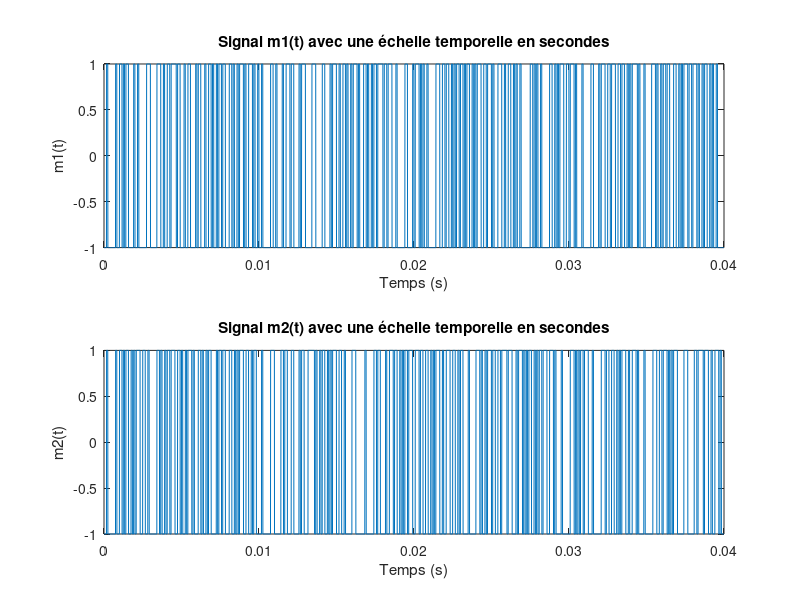
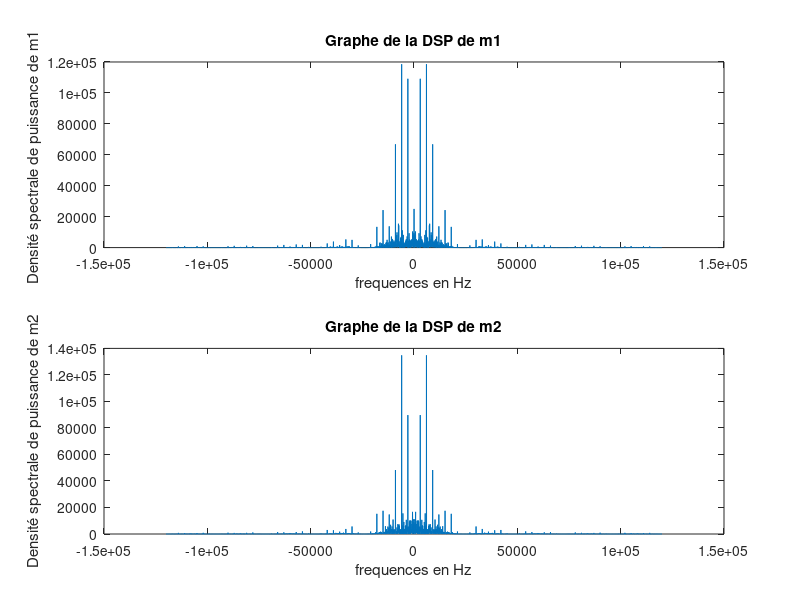
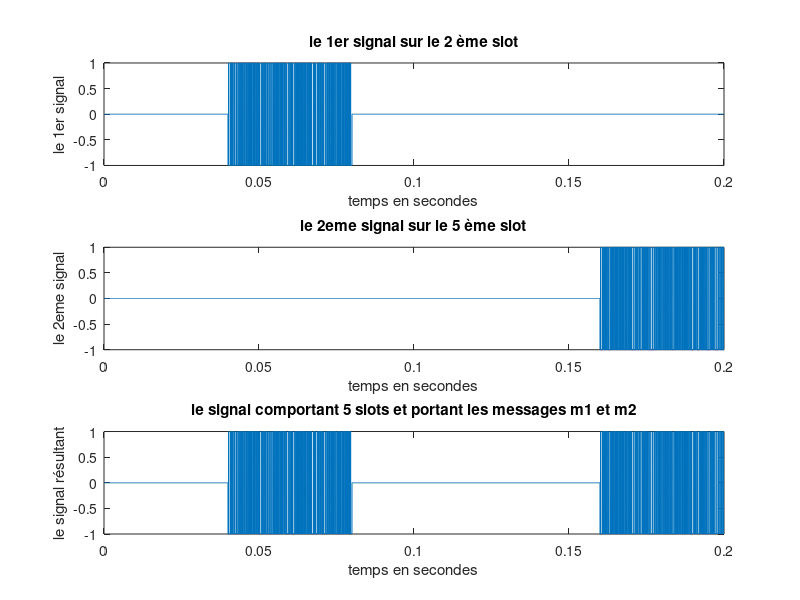
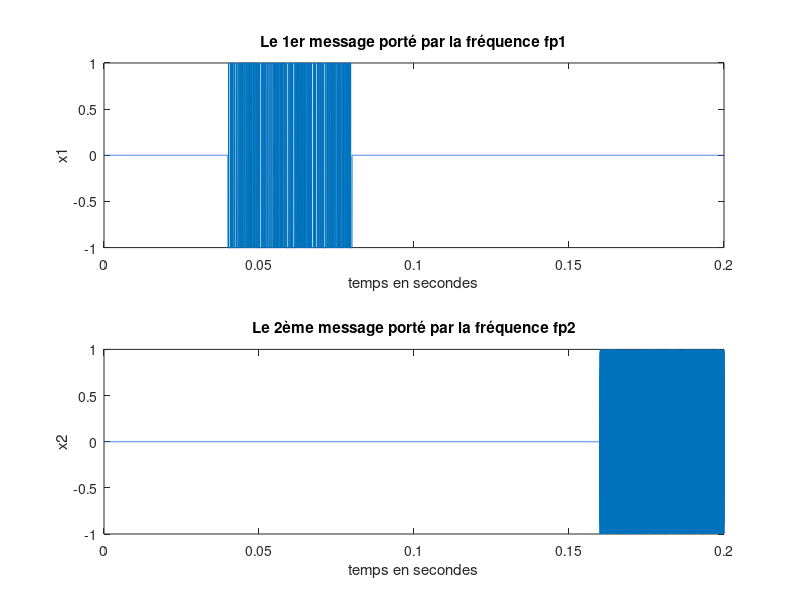

Write the MATLAB code that produced these figures, in order. (Note: this script raises an error after producing the figures.)
close all;
clear;

%%___________________________________________________________________
% Implantation_________________________________________________________________________
%%
% 3.2.1 Modulation bande base
    % Signaux m1 et m2
  load donnees1.mat
  load donnees2.mat
  m1 = 2*bits_utilisateur1 - 1;
  m2 = 2*bits_utilisateur2 - 1;
  Ns = 10;       % Ns = (40*10^(-3) *120*10^3)/480
  m1 = repmat(m1, Ns, 1);
  m2 = repmat(m2, Ns, 1);
  Te = 1 / (120*(10^3));       % Fe = 120*(10^3)
  t = 0 : Te : Te*Ns*480 - Te;     % 9 = 10 - 1
  m1 = m1(:)';
  m2 = m2(:)';
  figure;
  subplot(2,1,1);
  plot(t,m1);
  xlabel("Temps (s)");
  ylabel("m1(t)");
  title("Signal m1(t) avec une échelle temporelle en secondes");
  subplot(2,1,2);
  plot(t,m2);
  xlabel("Temps (s)");
  ylabel("m2(t)");
  title("Signal m2(t) avec une échelle temporelle en secondes");
     % Densité spectrale
  Fe = 1/ Te;  
  t1 = 0:Te:(length(fft(m1))-1)*Te;
  DSP1=(1/Ns)*abs(fft(m1)).^2;
  DSP2=(1/Ns)*abs(fft(m2)).^2;
  freq1 = -Fe : 2*Fe/(length(fft(m1))-1) :  Fe;
  freq2 = -Fe : 2*Fe/(length(fft(m2))-1) :  Fe;
  figure;
  subplot(2,1,1);
  plot(freq1, fftshift(DSP1));
  xlabel("frequences en Hz");
  ylabel("Densité spectrale de puissance de m1 ");
  title("Graphe de la DSP de m1");
  subplot(2,1,2);
  plot(freq2, fftshift(DSP2));
  xlabel('frequences en Hz');
  ylabel('Densité spectrale de puissance de m2');
  title('Graphe de la DSP de m2')
% 3.2.2 Construction du signal MF-TDMA
  % 3.2.2.1)a
    % générer un signal nul sur 40 ms
  s_vide = zeros(1,length(m1));  
    % le signal comportant 5 slots de durée T = 40 ms contenant m1(t)
  s1 = [s_vide ,m1, s_vide ,s_vide ,s_vide];
  T1 = 0 : Te : (length(s1)-1)*Te;
  figure;
  subplot(3,1,1);
  plot(T1,s1);
  xlabel("temps en secondes");
  ylabel("le 1er signal");
  title("le 1er signal sur le 2 ème slot");
    % le signal comportant 5 slots de durée T = 40 ms contenant m2(t)
  s2 = [s_vide,s_vide,s_vide,s_vide,m2];
  T2 = 0 : Te : (length(s2)-1)*Te;
  subplot(3,1,2);
  plot(T2,s2);
  xlabel("temps en secondes");
  ylabel("le 2eme signal");
  title("le 2eme signal sur le 5 ème slot");
    % le signal comportant 5 slots de durée T = 40 ms contenant m1(t) et
    % m2(t)
  s3 = [s_vide,m1,s_vide,s_vide,m2];
  T2 = 0 : Te : (length(s3)-1)*Te;
  subplot(3,1,3);
  plot(T2,s3);
  xlabel("temps en secondes");
  ylabel("le signal résultant");
  title("le signal comportant 5 slots et portant les messages m1 et m2");
%  3.2.2.1)b
    % plaçons pour chaque utilisateur, le message
% précédemment construit sur la fréquence porteuse alloué
x1 = s1;    % dans ce cas fp1  = 0 Khz
message = 0 : Te : (length(x1)-1)*Te;
fp2 = 46*10^3;
temps = 0: Te: (length(s2)-1)*Te;
x2 = s2.*cos(2*pi*fp2*temps);
message = 0 : Te : (length(x2)-1)*Te;
figure;
subplot(2,1,1);
plot(message,x1);
xlabel("temps en secondes");
ylabel("x1");
title("Le 1er message porté par la fréquence fp1");
subplot(2,1,2);
plot(message,x2);
xlabel("temps en secondes");
ylabel("x2");
title("Le 2ème message porté par la fréquence fp2");
% 3.2.2.2)
    % Sommer les signaux x1(t) et x2(t) et ajouter le bruit gaussien afin pour obtenir le signal MF-
% TDMA
Psignal = mean(abs(x1+x2).^2);
Pbruit = Psignal*(10^-10);
bruit = sqrt(Pbruit)*randn(1,5*length(m1));
trame_MFTDMA = bruit+x1+x2;    % le trame MF-TDMA auquel on a ajouter un bruit gaussien
T3 = 0: Te: (length(trame_MFTDMA)-1)*Te;
figure;
plot(T3,trame_MFTDMA);
title("Signal x en y ajoutant le bruit gaussien");
xlabel("temps en secondes");
ylabel("le signal x");
 
 
%3.2.2.3)
    % la densité spectrale de puissance du signal MF-TDMA
fft_MFTDMA = fft( trame_MFTDMA);
DSP_MFTDMA = (1/length(fft_MFTDMA))*(abs(fft_MFTDMA)).^2;    %la densité spectrale de puissance du signal MF-TDMA
figure;
plot(linspace(-Fe/2,Fe/2,length(DSP_MFTDMA)),fftshift(DSP_MFTDMA));
title("DSP du signal MF-TDMA");
xlabel("frequence en Hz");
ylabel("DSP");
% 4.1.1.1)
    % la réponse impulsionnelle et la réponse en fréquence du filtre passe-bas de type RIF permettant de récupérer le signal x1(t) provenant de
    % l'utilisateur 1
% définir un filtre passe bas
% réponse impulsionnelle
figure;
N = 61;             % ordre du filtre
k = -(N-1)/2:(N-1)/2;
fcoupure = fp2/2;
rep_impu =2*fcoupure*Te*sinc(2*fcoupure*k*Te);
T4 = linspace(-1/fp2,1/fp2,length(rep_impu));
subplot(2,1,1);
plot(T4,rep_impu);
xlabel("temps en s");
ylabel("y(t)");
title("réponse impulsionnelle du filtre passe bas");
% réponse fréquentielle
F4 = linspace(-fp2,fp2,length(fft(rep_impu)));
subplot(2,1,2);
plot(F4,fftshift(abs(fft(rep_impu))));
xlabel("frequence en Hz");
ylabel("Y(f)");
title("réponse fréquencielle du filtre passe bas");
% 4.1.1.2)
 % la densité spectrale de puissance du signal MF-TDMA reçu et le module 
 % de la réponse en fréquences du filtre implanté
F5 = linspace(-fp2,fp2,length(fft(rep_impu,length(DSP_MFTDMA))));
filtre_passebas_normalise = (1/max(fft(rep_impu,length(DSP_MFTDMA))))*abs(fft(rep_impu,length(DSP_MFTDMA)));
plot(F5,fftshift(abs(filtre_passebas_normalise)));
hold on;
figure;
xlabel("frequence en Hz");
ylabel("Réponse en fréquence");
title("superposition du réponse impulsionnelle du filtre Pb et DSP du signal");
% legend("filtre Pb et DSP du signal MF-TDMA");
filtre_passebas_normalise = (1/max(DSP_MFTDMA))*abs(DSP_MFTDMA);
plot(F5,fftshift(filtre_passebas_normalise));
hold off;
% 4.1.2.3)
     % déduction de la synthèse du filtre passe-haut de celle du filtre passe-bas.
% Réponse impulsionnelle du filtre passe-Haut
figure;
rep_impu1 = -rep_impu;
rep_impu1((N-1)/2+1) = 1-rep_impu((N-1)/2+1);
subplot(2,1,1);
plot(linspace((-N+1)/2, (N-1)/2, N), rep_impu1);
xlabel("temps en s");
ylabel("y1(t)");
title("réponse impulsionnelle du filtre passe haut");
% réponse fréquentielle
Y_ph = fft(rep_impu1);
F6 = linspace(-fp2,fp2,length(rep_impu1));
subplot(2,1,2);
plot(F6,abs(fftshift(Y_ph)));
xlabel("frequence en Hz");
ylabel("Y1(f)");
title("réponse en fréquence du filtre passe haut");
% 4.1.2.4)
    %la densité spectrale de puissance du signal MF-TDMA reçu et le module de 
% la réponse en fréquences du filtre implanté.
figure;
ffiltre_passehaut = fft(rep_impu1,length(filtre_passebas_normalise));    
f_passehaut_normalise = (1/max(ffiltre_passehaut))*abs(ffiltre_passehaut);
F7= linspace(-fp2/2,fp2/2,length(f_passehaut_normalise));
plot(F7,fftshift(abs(f_passehaut_normalise)));
xlabel("frequence en Hz");
title("superposition du réponse féquentiellelle du filtre  et DSP du signal");
hold on;
plot(F7,abs(fftshift(filtre_passebas_normalise)));
hold off;
legend("la densité spectrale de puissance du signal MF-TDMA et le module de la réponse en fréquences du filtre implanté");
% 4.1.3)
    % Filtrage
    % Traçage de X_tilde_1 et X_tilde_2
figure;    
% x_tilde_1 = filter(rep_impu, 1, trame_MFTDMA);
x_tilde_1 = conv(trame_MFTDMA,rep_impu,'same');
T3 = linspace(0,200*(10^-3),length(x_tilde_1));
subplot(2,1,1);
plot(T3,x_tilde_1);
xlabel("temps en s");
ylabel("x_tilde_1");
title("filtrage du message 1");
% x_tilde_2 = filter(rep_impu1, 1, trame_MFTDMA);
x_tilde_2 = conv(trame_MFTDMA,rep_impu1,'same');
subplot(2,1,2);
plot(T3,x_tilde_2);
xlabel("temps en s");
ylabel("x_tilde_2");
title("filtrage du message 2");
% 4.2)
    % retard
retard = 30;
    % Retour en bande de base
fp1 = 0;    
Tf = 0:Te:(length(x_tilde_2)-1)*Te;
x_tilde_1_bande = x_tilde_1.*cos(2*pi*fp1*Tf);
x_tilde_2_bande = x_tilde_2.*cos(2*pi*fp2*Tf);
x_tilde_1_bande_1 = [x_tilde_1_bande, zeros(1, retard)];
x_tilde_2_bande_2 = [x_tilde_2_bande, zeros(1, retard)];
x1_final = filter(rep_impu, 1, x_tilde_1_bande_1);
x2_final = filter(rep_impu, 1, x_tilde_2_bande_2);
x1_final = x1_final(retard + 1: end);
x2_final = x2_final(retard + 1 : end);
% 4.3)
    % Détection du slot utile
tranche_1 =reshape(x1_final, length(m1), 5);
tranche_2 =reshape(x2_final, length(m1), 5);
energie_1 = mean(abs(tranche_1).^2)*length(tranche_1);
energie_2 = mean(abs(tranche_2).^2)*length(tranche_2);
[~, slot_1] = max(energie_1);
[~, slot_2] = max(energie_2);
slot1 = tranche_1(:, slot_1);
slot2 = tranche_2(:, slot_2);
subplot(2,1,1);
plot(t, slot1);
xlabel("temps en s");
ylabel("slot1");
title("le slot1 en fonction du temps");
subplot(2,1,2);
plot(t, slot1);
xlabel("temps en s");
ylabel("slot2");
title("le slot2 en fonction du temps");
% 4.4)
    % Démodulation bande de base
SignalFiltre=conv(slot1,ones(1,Ns),'same');
SignalEchantillonne=SignalFiltre(1:Ns:end);
BitsRecuperes=(sign(SignalEchantillonne)+1)/2;
bin2str(BitsRecuperes)
SignalFiltre=conv(slot2,ones(1,Ns),'same');
SignalEchantillonne=SignalFiltre(1:Ns:end);
BitsRecuperes=(sign(SignalEchantillonne)+1)/2;
bin2str(BitsRecuperes)
 